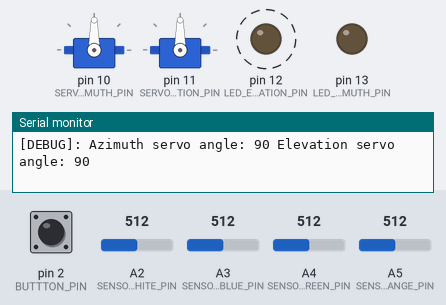
Bench run of a sketch on a simulated Arduino Uno, built with avr-gcc and run on an emulated ATmega328P. Parts: 2 × servo, output pins drawn as LEDs (lit = HIGH), the last lines printed to the serial monitor. Dashed ring = blinking. The test bench sets the inputs (shaded band); at power-on: pin 2 (BUTTTON_PIN) HIGH, A3 (SENSOR_BLUE_PIN) = 512, A5 (SENSOR_ORANGE_PIN) = 512, A4 (SENSOR_GREEN_PIN) = 512, A2 (SENSOR_WHITE_PIN) = 512.

Above: at 1.2 s.
1.3 s: pin 2 (BUTTTON_PIN) pulled LOW for 0.4 s
At 2.9 s:
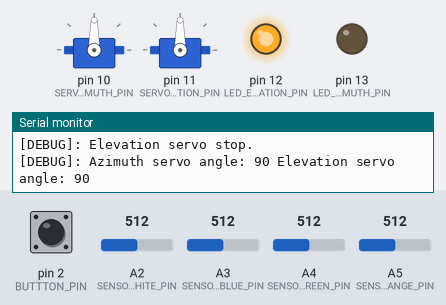
3.5 s: A3 (SENSOR_BLUE_PIN) set to 531
6.5 s: A3 (SENSOR_BLUE_PIN) set to 550
At 7.36 s:
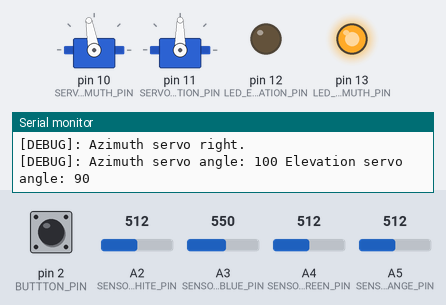
9.5 s: A5 (SENSOR_ORANGE_PIN) set to 530
At 11.2 s:
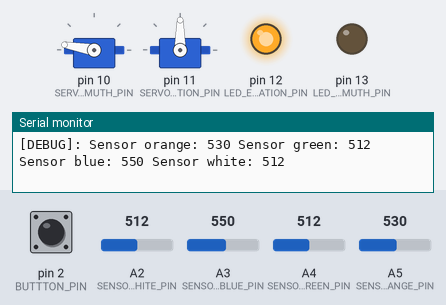
11.5 s: A4 (SENSOR_GREEN_PIN) set to 520
At 12.09 s:
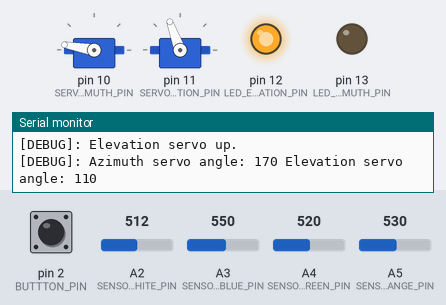
14.5 s: A2 (SENSOR_WHITE_PIN) set to 306
At 15.37 s:
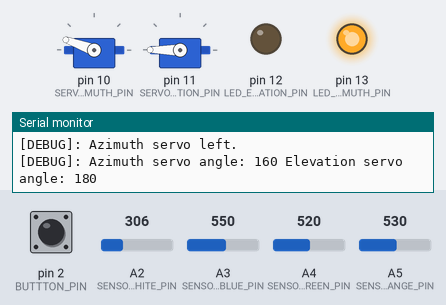
Timing chart, 0 to 21.0 s (numbered marks = the images above; inputs shaded):
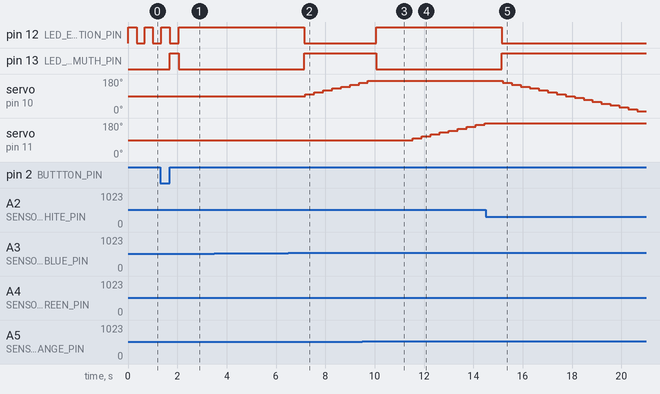

The sketch:

Solar_Tracker_Arduino.ino
```cpp
/*
 * NOTES:
 * Leds for signalling working state of system.
 * Button for start and stop system.
 */
#include "common.h"
#include "state_machine.h"
#include "read_photoresistors.h"
#include "control_servomotors.h"

solar_tracker_t solar_tracker = {.state = INIT_STATE,
                                 .photosensors = {0, 0, 0, 0},
                                 .button_pressed = false,
                                 .button_pressed_last = false,
                                 .stop_leds_state = LOW, .init_leds_state = LOW,
                                 .azimuth_servo_state = SERVO_AZIMUTH_STOP, .elevation_servo_state = SERVO_ELEVATION_STOP
                                };

#define GetSolarTracker() (&solar_tracker)

void setup() {
  /* init serial com port */
  Serial.begin(SERIAL_SPEED);
  /* init button */
  pinMode(BUTTTON_PIN, INPUT_PULLUP);
  attachInterrupt(digitalPinToInterrupt(BUTTTON_PIN), button_interrupt, FALLING);	// Configure interrupt
  /* init photoresistors analog */
  pinMode(SENSOR_ORANGE_PIN, INPUT);
  pinMode(SENSOR_GREEN_PIN, INPUT);
  pinMode(SENSOR_ORANGE_PIN, INPUT);
  pinMode(SENSOR_WHITE_PIN, INPUT);
  /* init leds for signaling state */
  pinMode(LED_AZIMUTH_PIN, OUTPUT);
  pinMode(LED_ELEVATION_PIN, OUTPUT);
  /* init servomotors */
  setup_servomotors();
}

void loop() {
  read_photoresistors(GetSolarTracker());
  state_machine_evolution(GetSolarTracker());
  control_servomotors(GetSolarTracker());
  delay(STEP_MS);
}

/* interrupt */

void button_interrupt(void) {
  LOG_DEBUG("Button pressed.");
  GetSolarTracker()->button_pressed = true;
}
```

common.h
```cpp
#ifndef COMMON_H
#define COMMON_H

#include "Arduino.h"

#define STEP_MS             (250)
#define SERIAL_SPEED        (9600)
#define PHOTOSENSOR_ERROR   (30)

#define LOG_ALWAYS(s)       Serial.print("[ALWAYS]: " + String(s) + "\n\r");
#define LOG_ERROR(s)        Serial.print("[ERROR]: " + String(s) + "\n\r");

#define DEBUG

#ifdef DEBUG
    #define LOG_DEBUG(s)    Serial.print("[DEBUG]: " + String(s) + "\n\r");
#else
    #define LOG_DEBUG(s)
#endif

#define UNUSED(x) (void)(x)

const int
/* photo resistor analog pins */
SENSOR_ORANGE_PIN = A5, SENSOR_GREEN_PIN  = A4, SENSOR_BLUE_PIN   = A3, SENSOR_WHITE_PIN  = A2,
/* servos pwm pins */
SERVO_AZIMUTH_PIN = 10, SERVO_ELEVATION_PIN = 11,
/* leds pins */
LED_ELEVATION_PIN = 12, LED_AZIMUTH_PIN = 13,
/* button pin */
BUTTTON_PIN = 2,
/*default servos angle in degree */
DEFAULT_SERVOS_ANGLE = 90,
/* servo angle interval (can be negative to move to different direction) */
SERVO_ANGLE_INTERVAL = 10,
/* servo max angle */
SERVO_MAX_ANGLE = 180,
/* servo min angle */
SERVO_MIN_ANGLE = 0;

typedef enum {
  SERVO_AZIMUTH_STOP,
  SERVO_AZIMUTH_MOVE_RIGHT,
  SERVO_AZIMUTH_MOVE_LEFT,
} servo_azimuth_state_t;

typedef enum {
  SERVO_ELEVATION_STOP,
  SERVO_ELEVATION_MOVE_UP,
  SERVO_ELEVATION_MOVE_DOWN,
} servo_elevation_state_t;

typedef enum {
  PHOTOSENSOR_GREEN = 0,
  PHOTOSENSOR_ORANGE = 1,
  PHOTOSENSOR_WHITE = 2,
  PHOTOSENSOR_BLUE = 3,

  PHOTOSENSOR_LAST
} photosensor_t;

typedef enum {
  INIT_STATE = 0,
  ELEVATION_CONTROL_STATE = 1,
  AZIMUTH_CONTROL_STATE = 2,
  STOP_STATE = 3,

  LAST_STATE
} solar_tracker_state_t;

typedef struct {
  /* solar tracker state */
  solar_tracker_state_t state;
  /* photoresistors values values */
  int photosensors[PHOTOSENSOR_LAST];
  /* start/stop button state */
  bool button_pressed, button_pressed_last;
  /* stop and init leds last state */
  int stop_leds_state, init_leds_state;
  /* azimuth servo state */
  servo_azimuth_state_t azimuth_servo_state;
  /* elevation servo state */
  servo_elevation_state_t elevation_servo_state;
} solar_tracker_t;

#endif /* COMMON_H */
```

control_servomotors.cpp
```cpp
#include <Servo.h>

#include "control_servomotors.h"

static Servo servo_azimuth, servo_elevation;
static int azimuth_servo_angle = DEFAULT_SERVOS_ANGLE, elevatin_servo_angle = DEFAULT_SERVOS_ANGLE;

/* static helper function */

static int increment_servo_angle(int angle) {
    if ((angle + SERVO_ANGLE_INTERVAL) > SERVO_MAX_ANGLE) {
        return SERVO_MAX_ANGLE;
    }

    return angle + SERVO_ANGLE_INTERVAL;
}

static int decrease_servo_angle(int angle) {
    if ((angle - SERVO_ANGLE_INTERVAL) < SERVO_MIN_ANGLE) {
        return SERVO_MIN_ANGLE;
    }

    return angle - SERVO_ANGLE_INTERVAL;
}

static void update_servo_angle(solar_tracker_t * solar_tracker, int servo_pin) {

    switch(servo_pin) {
        case SERVO_AZIMUTH_PIN:
            if(solar_tracker->azimuth_servo_state != SERVO_AZIMUTH_STOP) {
                if (solar_tracker->azimuth_servo_state == SERVO_AZIMUTH_MOVE_RIGHT) {
                    azimuth_servo_angle = increment_servo_angle(azimuth_servo_angle);
                } else {
                    azimuth_servo_angle = decrease_servo_angle(azimuth_servo_angle);
                }

                /* set new serwo angle */
                servo_azimuth.write(azimuth_servo_angle);

                /* store new servo angle to flash... */

            }
        break;
        case SERVO_ELEVATION_PIN:
            if(solar_tracker->elevation_servo_state != SERVO_ELEVATION_STOP) {
                if (solar_tracker->elevation_servo_state == SERVO_ELEVATION_MOVE_UP) {
                    elevatin_servo_angle = increment_servo_angle(elevatin_servo_angle);
                } else {
                    elevatin_servo_angle = decrease_servo_angle(elevatin_servo_angle);
                }

                /* set new serwo angle */
                servo_elevation.write(elevatin_servo_angle);

                /* store new servo angle to flash... */

            }
        break;
        default:
            LOG_ERROR("Wrong servo pin.");
        break;
    }

}

/* global function */

void setup_servomotors(void) {
    servo_azimuth.attach(SERVO_AZIMUTH_PIN);
    servo_elevation.attach(SERVO_ELEVATION_PIN);

    /* read of old servo angle from flash memory */

}

void control_servomotors(solar_tracker_t * solar_tracker) {
    update_servo_angle(solar_tracker, SERVO_AZIMUTH_PIN);
    update_servo_angle(solar_tracker, SERVO_ELEVATION_PIN);

    LOG_DEBUG("Azimuth servo angle: " + String(azimuth_servo_angle, DEC) + " Elevation servo angle: " + String(elevatin_servo_angle, DEC));
}
```

control_servomotors.h
```cpp
#ifndef CONTROL_SERVOMOTORS_H
#define CONTROL_SERVOMOTORS_H

#include "common.h"

void control_servomotors(solar_tracker_t * solar_tracker);

void setup_servomotors(void);

#endif /* CONTROL_SERVOMOTORS_H */
```

read_photoresistors.cpp
```cpp
#include "read_photoresistors.h"

void read_photoresistors(solar_tracker_t * solar_tracker) {
  /* read analog input of photoresistors */
  solar_tracker->photosensors[PHOTOSENSOR_ORANGE] = analogRead(SENSOR_ORANGE_PIN);
  solar_tracker->photosensors[PHOTOSENSOR_GREEN] = analogRead(SENSOR_GREEN_PIN);
  solar_tracker->photosensors[PHOTOSENSOR_BLUE] = analogRead(SENSOR_BLUE_PIN);
  solar_tracker->photosensors[PHOTOSENSOR_WHITE] = analogRead(SENSOR_WHITE_PIN);

  /* print sensors values */
  LOG_DEBUG(String("Sensor orange: "   + String(solar_tracker->photosensors[PHOTOSENSOR_ORANGE], DEC)  +
                   " Sensor green: "   + String(solar_tracker->photosensors[PHOTOSENSOR_GREEN], DEC)   +
                   " Sensor blue: "    + String(solar_tracker->photosensors[PHOTOSENSOR_BLUE], DEC)    +
                   " Sensor white: "   + String(solar_tracker->photosensors[PHOTOSENSOR_WHITE], DEC)
                  )
            );
}
```

read_photoresistors.h
```cpp
#ifndef READ_PHOTORESISTORS_H
#define READ_PHOTORESISTORS_H

#include "common.h"

void read_photoresistors(solar_tracker_t * solar_tracker);

#endif /* READ_PHOTORESISTORS_H */
```

state_machine.cpp
```cpp
#include "state_machine.h"
#include <math.h>

/* static helper function */

static photosensor_t get_more_illuminated_sensor(solar_tracker_t * solar_tracker, photosensor_t photsesor_a, photosensor_t photsesor_b) {

  if (solar_tracker->photosensors[photsesor_a] < solar_tracker->photosensors[photsesor_b]) {
    return photsesor_a;
  }

  return photsesor_b;
}

static photosensor_t get_the_most_illuminated_sensor(solar_tracker_t * solar_tracker) {

  photosensor_t p1 =  get_more_illuminated_sensor(solar_tracker, PHOTOSENSOR_WHITE, PHOTOSENSOR_GREEN);
  photosensor_t p2 =  get_more_illuminated_sensor(solar_tracker, PHOTOSENSOR_BLUE, PHOTOSENSOR_ORANGE);

  return get_more_illuminated_sensor(solar_tracker, p1, p2);
}

static bool is_equal_illuminated_sensors(solar_tracker_t * solar_tracker, photosensor_t photsesor_a, photosensor_t photsesor_b) {

  if (abs(solar_tracker->photosensors[photsesor_a] - solar_tracker->photosensors[photsesor_b]) < PHOTOSENSOR_ERROR) {
    return true;
  }

  return false;
}

static bool is_azimuth_done(solar_tracker_t * solar_tracker) {

  switch (get_the_most_illuminated_sensor(solar_tracker)) {
    case PHOTOSENSOR_GREEN:
    case PHOTOSENSOR_WHITE:
      return is_equal_illuminated_sensors(solar_tracker, PHOTOSENSOR_GREEN, PHOTOSENSOR_WHITE);
    case PHOTOSENSOR_ORANGE:
    case PHOTOSENSOR_BLUE:
      return is_equal_illuminated_sensors(solar_tracker, PHOTOSENSOR_ORANGE, PHOTOSENSOR_BLUE);
    default:
      LOG_ERROR("Wrong sensor.");
    break;
  }

  return false;
}

static bool is_elevation_done(solar_tracker_t * solar_tracker) {

  switch (get_the_most_illuminated_sensor(solar_tracker)) {
    case PHOTOSENSOR_WHITE:
    case PHOTOSENSOR_BLUE:
      return is_equal_illuminated_sensors(solar_tracker, PHOTOSENSOR_WHITE, PHOTOSENSOR_BLUE);
    case PHOTOSENSOR_GREEN:
    case PHOTOSENSOR_ORANGE:
      return is_equal_illuminated_sensors(solar_tracker, PHOTOSENSOR_GREEN, PHOTOSENSOR_ORANGE);
    default:
      LOG_ERROR("Wrong sensor.");
    break;
  }

  return false;
}

static void set_state(solar_tracker_t * solar_tracker, solar_tracker_state_t state) {
  if (state < LAST_STATE) {
    LOG_DEBUG("New state: " + String(state, DEC));
    solar_tracker->state = state;
  } else {
    LOG_ERROR("Set wrong state. Got to stop state");
    solar_tracker->state = STOP_STATE;
  }
}

/**
 * @brief Set the azimuth object
 * Only base on read from azimuth photoresistors set moving direction of azimuth servomotor
 * @param solar_tracker solar tracker object
 */
static void set_azimuth(solar_tracker_t * solar_tracker) {

    if (is_azimuth_done(solar_tracker)) {
      solar_tracker->azimuth_servo_state = SERVO_AZIMUTH_STOP;

      LOG_DEBUG("Azimuth servo stop.");

    } else {
      switch(get_the_most_illuminated_sensor(solar_tracker)) {
        case PHOTOSENSOR_GREEN:
        case PHOTOSENSOR_ORANGE:
          solar_tracker->azimuth_servo_state = SERVO_AZIMUTH_MOVE_RIGHT;

          LOG_DEBUG("Azimuth servo right.");

        break;
        case PHOTOSENSOR_WHITE:
        case PHOTOSENSOR_BLUE:
          solar_tracker->azimuth_servo_state = SERVO_AZIMUTH_MOVE_LEFT;

          LOG_DEBUG("Azimuth servo left.");

        break;
        default:
          LOG_ERROR("Wrong sensor.");
        break;
      }
    }
}

/**
 * @brief Set the elevation object
 * Only base on read from elevation photoresistors set moving direction of elevation servomotor
 * @param solar_tracker solar tracker object
 */
static void set_elevation(solar_tracker_t * solar_tracker) {

  if (is_elevation_done(solar_tracker)) {
    solar_tracker->elevation_servo_state = SERVO_ELEVATION_STOP;

    LOG_DEBUG("Elevation servo stop.");

  } else {
    switch (get_the_most_illuminated_sensor(solar_tracker)) {
      case PHOTOSENSOR_WHITE:
      case PHOTOSENSOR_GREEN:
        solar_tracker->elevation_servo_state = SERVO_ELEVATION_MOVE_UP;

        LOG_DEBUG("Elevation servo up.");

      break;
      case PHOTOSENSOR_BLUE:
      case PHOTOSENSOR_ORANGE:
        solar_tracker->elevation_servo_state = SERVO_ELEVATION_MOVE_DOWN;

        LOG_DEBUG("Elevation servo down.");

      break;
      default:
        LOG_ERROR("Wrong sensor.");
      break;
    }
  }
}

static void stop_motors(solar_tracker_t * solar_tracker) {
    solar_tracker->azimuth_servo_state = SERVO_AZIMUTH_STOP;
    solar_tracker->elevation_servo_state = SERVO_ELEVATION_STOP;
}

static bool is_button_pressed(solar_tracker_t * solar_tracker) {
  if (solar_tracker->button_pressed_last == false && solar_tracker->button_pressed == true) {
    return true;
  }

  return false;
}

/* states implementation */

void init_state(solar_tracker_t * solar_tracker) {

  /* always make sure to stop both motor in init stop */
  stop_motors(solar_tracker);

  /* leds state signalling */
  solar_tracker->init_leds_state = !solar_tracker->init_leds_state;
  digitalWrite(LED_AZIMUTH_PIN, LOW);
  digitalWrite(LED_ELEVATION_PIN, solar_tracker->init_leds_state);

  /* state  acttion to perform */
  if(is_button_pressed(solar_tracker)) {
    set_state(solar_tracker, AZIMUTH_CONTROL_STATE);
  }
}

void azimuth_control_state(solar_tracker_t * solar_tracker) {

  /* always stop elevation servo in azimuth control state */
  solar_tracker->elevation_servo_state = SERVO_ELEVATION_STOP;

  /* leds state signalling */
  digitalWrite(LED_AZIMUTH_PIN, HIGH);
  digitalWrite(LED_ELEVATION_PIN, LOW);

  /* state  acttion to perform */
  if(is_button_pressed(solar_tracker)) {
    set_state(solar_tracker, STOP_STATE);
  } else if (is_azimuth_done(solar_tracker)) {
    set_state(solar_tracker, ELEVATION_CONTROL_STATE);
  } else {
    set_azimuth(solar_tracker);
  }
}

void elevation_control_state(solar_tracker_t * solar_tracker) {

  /* always stop azimuth servo in elevation control state */
  solar_tracker->azimuth_servo_state = SERVO_AZIMUTH_STOP;

  /* leds state signalling */
  digitalWrite(LED_AZIMUTH_PIN, LOW);
  digitalWrite(LED_ELEVATION_PIN, HIGH);

  /* state  acttion to perform */
  if(is_button_pressed(solar_tracker)) {
    set_state(solar_tracker, STOP_STATE);
  } else if (!is_azimuth_done(solar_tracker)) {
    set_state(solar_tracker, AZIMUTH_CONTROL_STATE);
  } else {
    set_elevation(solar_tracker);
  }
}

void stop_state(solar_tracker_t * solar_tracker) {

  /* always stop both motors in stop state */
  stop_motors(solar_tracker);

  /* leds state signalling */
  solar_tracker->stop_leds_state = !solar_tracker->stop_leds_state;
  digitalWrite(LED_AZIMUTH_PIN, solar_tracker->stop_leds_state);
  digitalWrite(LED_ELEVATION_PIN, LOW);

  /* state  acttion to perform */
  if(is_button_pressed(solar_tracker)) {
    set_state(solar_tracker, AZIMUTH_CONTROL_STATE);
  }
}

/* state machine */

void state_machine_evolution(solar_tracker_t * solar_tracker) {
  switch(solar_tracker->state) {
    case INIT_STATE:
      init_state(solar_tracker);
    break;
    case AZIMUTH_CONTROL_STATE:
      azimuth_control_state(solar_tracker);
    break;
    case ELEVATION_CONTROL_STATE:
      elevation_control_state(solar_tracker);
    break;
    case STOP_STATE:
      stop_state(solar_tracker);
    break;
    default:
      LOG_ERROR("Not allowed state!");
    break;
  }

  /* set button pressed last */
  solar_tracker->button_pressed_last = solar_tracker->button_pressed;

  /* clear button pressed */
  solar_tracker->button_pressed = false;
}
```

state_machine.h
```cpp
#ifndef STATE_MACHINE_H
#define STATE_MACHINE_H

#include "common.h"

void state_machine_evolution(solar_tracker_t * solar_tracker);

#endif /* STATE_MACHINE_H */
```

Measured:
- the behaviour switches between 541 and 542 on A3 (SENSOR_BLUE_PIN) (found by bisection; images 1 and 2)
- the behaviour switches between 512 and 513 on A5 (SENSOR_ORANGE_PIN) (found by bisection; images 2 and 3)
- the behaviour switches between 512 and 513 on A4 (SENSOR_GREEN_PIN) (found by bisection; images 3 and 4)
- after the input at 1.3 s, pin 13 (LED_AZIMUTH_PIN): LOW → HIGH after 0.40 s, → LOW 0.36 s later
- after the input at 6.5 s, pin 12 (LED_ELEVATION_PIN): HIGH → LOW after 0.65 s; pin 13 (LED_AZIMUTH_PIN): LOW → HIGH after 0.65 s; servo on pin 10 (SERVO_AZIMUTH_PIN): moves from 90° to 160° over 2.2 s, starting after 0.68 s
- after the input at 9.5 s, pin 12 (LED_ELEVATION_PIN): LOW → HIGH after 0.56 s; pin 13 (LED_AZIMUTH_PIN): HIGH → LOW after 0.56 s; servo on pin 10 (SERVO_AZIMUTH_PIN): goes on until 9.7 s, then stays 170°
- after the input at 11.5 s, servo on pin 11 (SERVO_ELEVATION_PIN): moves from 90° to 180° over 2.9 s, starting after 0.05 s
- after the input at 14.5 s, pin 12 (LED_ELEVATION_PIN): HIGH → LOW after 0.66 s; pin 13 (LED_AZIMUTH_PIN): LOW → HIGH after 0.66 s; servo on pin 10 (SERVO_AZIMUTH_PIN): moves from 170° to 10° over 5.5 s, starting after 0.69 s
